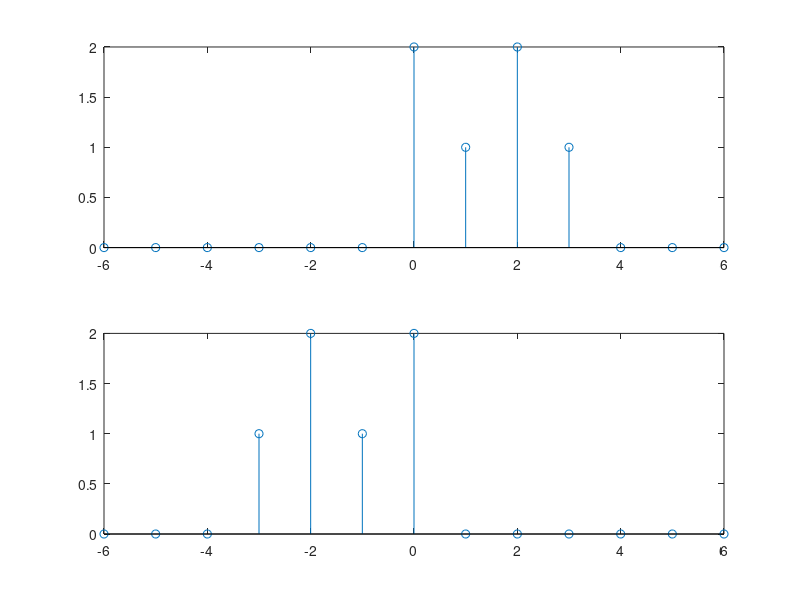

The MATLAB source for this figure:
clc;clear all;close all;
x = [ 0 0 0 0  0  0 2 1 2 1 0 0 0];
n= -6:1:6;
N=length(x);
x_reversed=zeros(1,N);
n_reversed=n;
for i=1:N
    val_n=-n(i);
    indx=find(n==val_n);
  x_reversed(i)=x(indx);
end;

  figure(1)
  subplot(2,1,1);
  stem(n,x);

  subplot(2,1,2)
  stem(n_reversed,x_reversed)
      
